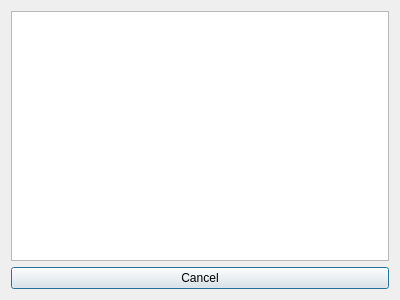
<?xml version="1.0" encoding="UTF-8"?>
<ui version="4.0">
 <class>Dialog</class>
 <widget class="QDialog" name="Dialog">
  <property name="geometry">
   <rect>
    <x>0</x>
    <y>0</y>
    <width>400</width>
    <height>300</height>
   </rect>
  </property>
  <property name="minimumSize">
   <size>
    <width>400</width>
    <height>300</height>
   </size>
  </property>
  <property name="maximumSize">
   <size>
    <width>400</width>
    <height>300</height>
   </size>
  </property>
  
  <layout class="QVBoxLayout" name="verticalLayout">
   <item>
    <widget class="QTreeView" name="treeSections"/>
   </item>
   <item>
    <layout class="QHBoxLayout" name="horizontalLayout">
     <item>
      <widget class="QPushButton" name="btnCancel">
       <property name="text">
        <string>Cancel</string>
       </property>
      </widget>
     </item>
    </layout>
   </item>
  </layout>
 </widget>
 <resources/>
 <connections/>
</ui>
